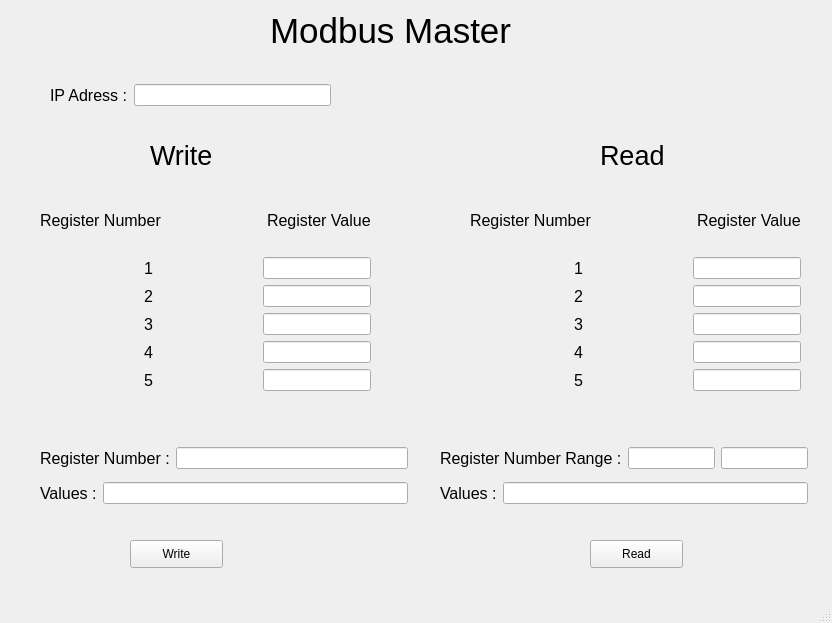
<?xml version="1.0" encoding="UTF-8"?>
<ui version="4.0">
 <class>MainWindow</class>
 <widget class="QMainWindow" name="MainWindow">
  <property name="geometry">
   <rect>
    <x>0</x>
    <y>0</y>
    <width>832</width>
    <height>623</height>
   </rect>
  </property>
  <property name="windowTitle">
   <string>MainWindow</string>
  </property>
  <widget class="QWidget" name="centralwidget">
   <widget class="QLabel" name="label">
    <property name="geometry">
     <rect>
      <x>270</x>
      <y>0</y>
      <width>291</width>
      <height>61</height>
     </rect>
    </property>
    <property name="font">
     <font>
      <pointsize>26</pointsize>
     </font>
    </property>
    <property name="text">
     <string>Modbus Master</string>
    </property>
   </widget>
   <widget class="QLabel" name="label_2">
    <property name="geometry">
     <rect>
      <x>150</x>
      <y>130</y>
      <width>161</width>
      <height>51</height>
     </rect>
    </property>
    <property name="font">
     <font>
      <pointsize>20</pointsize>
     </font>
    </property>
    <property name="text">
     <string>Write</string>
    </property>
   </widget>
   <widget class="QLabel" name="label_3">
    <property name="geometry">
     <rect>
      <x>600</x>
      <y>130</y>
      <width>91</width>
      <height>51</height>
     </rect>
    </property>
    <property name="font">
     <font>
      <pointsize>20</pointsize>
     </font>
    </property>
    <property name="text">
     <string>Read</string>
    </property>
   </widget>
   <widget class="QWidget" name="verticalLayoutWidget">
    <property name="geometry">
     <rect>
      <x>40</x>
      <y>190</y>
      <width>331</width>
      <height>201</height>
     </rect>
    </property>
    <layout class="QVBoxLayout" name="verticalLayout">
     <item>
      <layout class="QHBoxLayout" name="horizontalLayout_2">
       <item>
        <widget class="QLabel" name="label_4">
         <property name="font">
          <font>
           <pointsize>12</pointsize>
          </font>
         </property>
         <property name="text">
          <string>Register Number</string>
         </property>
        </widget>
       </item>
       <item>
        <spacer name="horizontalSpacer">
         <property name="orientation">
          <enum>Qt::Horizontal</enum>
         </property>
         <property name="sizeHint" stdset="0">
          <size>
           <width>40</width>
           <height>20</height>
          </size>
         </property>
        </spacer>
       </item>
       <item>
        <widget class="QLabel" name="label_5">
         <property name="font">
          <font>
           <pointsize>12</pointsize>
          </font>
         </property>
         <property name="text">
          <string>Register Value</string>
         </property>
        </widget>
       </item>
      </layout>
     </item>
     <item>
      <layout class="QHBoxLayout" name="horizontalLayout">
       <item>
        <spacer name="horizontalSpacer_13">
         <property name="orientation">
          <enum>Qt::Horizontal</enum>
         </property>
         <property name="sizeHint" stdset="0">
          <size>
           <width>40</width>
           <height>20</height>
          </size>
         </property>
        </spacer>
       </item>
       <item>
        <widget class="QLabel" name="label_6">
         <property name="font">
          <font>
           <pointsize>12</pointsize>
          </font>
         </property>
         <property name="text">
          <string>1</string>
         </property>
        </widget>
       </item>
       <item>
        <spacer name="horizontalSpacer_2">
         <property name="orientation">
          <enum>Qt::Horizontal</enum>
         </property>
         <property name="sizeHint" stdset="0">
          <size>
           <width>40</width>
           <height>20</height>
          </size>
         </property>
        </spacer>
       </item>
       <item>
        <widget class="QLineEdit" name="lne_wone"/>
       </item>
      </layout>
     </item>
     <item>
      <layout class="QHBoxLayout" name="horizontalLayout_3">
       <item>
        <spacer name="horizontalSpacer_14">
         <property name="orientation">
          <enum>Qt::Horizontal</enum>
         </property>
         <property name="sizeHint" stdset="0">
          <size>
           <width>40</width>
           <height>20</height>
          </size>
         </property>
        </spacer>
       </item>
       <item>
        <widget class="QLabel" name="label_7">
         <property name="font">
          <font>
           <pointsize>12</pointsize>
          </font>
         </property>
         <property name="text">
          <string>2</string>
         </property>
        </widget>
       </item>
       <item>
        <spacer name="horizontalSpacer_3">
         <property name="orientation">
          <enum>Qt::Horizontal</enum>
         </property>
         <property name="sizeHint" stdset="0">
          <size>
           <width>40</width>
           <height>20</height>
          </size>
         </property>
        </spacer>
       </item>
       <item>
        <widget class="QLineEdit" name="lne_wtwo"/>
       </item>
      </layout>
     </item>
     <item>
      <layout class="QHBoxLayout" name="horizontalLayout_4">
       <item>
        <spacer name="horizontalSpacer_15">
         <property name="orientation">
          <enum>Qt::Horizontal</enum>
         </property>
         <property name="sizeHint" stdset="0">
          <size>
           <width>40</width>
           <height>20</height>
          </size>
         </property>
        </spacer>
       </item>
       <item>
        <widget class="QLabel" name="label_8">
         <property name="font">
          <font>
           <pointsize>12</pointsize>
          </font>
         </property>
         <property name="text">
          <string>3</string>
         </property>
        </widget>
       </item>
       <item>
        <spacer name="horizontalSpacer_4">
         <property name="orientation">
          <enum>Qt::Horizontal</enum>
         </property>
         <property name="sizeHint" stdset="0">
          <size>
           <width>40</width>
           <height>20</height>
          </size>
         </property>
        </spacer>
       </item>
       <item>
        <widget class="QLineEdit" name="lne_wthree"/>
       </item>
      </layout>
     </item>
     <item>
      <layout class="QHBoxLayout" name="horizontalLayout_5">
       <item>
        <spacer name="horizontalSpacer_16">
         <property name="orientation">
          <enum>Qt::Horizontal</enum>
         </property>
         <property name="sizeHint" stdset="0">
          <size>
           <width>40</width>
           <height>20</height>
          </size>
         </property>
        </spacer>
       </item>
       <item>
        <widget class="QLabel" name="label_9">
         <property name="font">
          <font>
           <pointsize>12</pointsize>
          </font>
         </property>
         <property name="text">
          <string>4</string>
         </property>
        </widget>
       </item>
       <item>
        <spacer name="horizontalSpacer_5">
         <property name="orientation">
          <enum>Qt::Horizontal</enum>
         </property>
         <property name="sizeHint" stdset="0">
          <size>
           <width>40</width>
           <height>20</height>
          </size>
         </property>
        </spacer>
       </item>
       <item>
        <widget class="QLineEdit" name="lne_wfour"/>
       </item>
      </layout>
     </item>
     <item>
      <layout class="QHBoxLayout" name="horizontalLayout_12">
       <item>
        <spacer name="horizontalSpacer_17">
         <property name="orientation">
          <enum>Qt::Horizontal</enum>
         </property>
         <property name="sizeHint" stdset="0">
          <size>
           <width>40</width>
           <height>20</height>
          </size>
         </property>
        </spacer>
       </item>
       <item>
        <widget class="QLabel" name="label_17">
         <property name="font">
          <font>
           <pointsize>12</pointsize>
          </font>
         </property>
         <property name="text">
          <string>5</string>
         </property>
        </widget>
       </item>
       <item>
        <spacer name="horizontalSpacer_11">
         <property name="orientation">
          <enum>Qt::Horizontal</enum>
         </property>
         <property name="sizeHint" stdset="0">
          <size>
           <width>40</width>
           <height>20</height>
          </size>
         </property>
        </spacer>
       </item>
       <item>
        <widget class="QLineEdit" name="lne_wfive"/>
       </item>
      </layout>
     </item>
    </layout>
   </widget>
   <widget class="QWidget" name="horizontalLayoutWidget_6">
    <property name="geometry">
     <rect>
      <x>50</x>
      <y>70</y>
      <width>281</width>
      <height>51</height>
     </rect>
    </property>
    <layout class="QHBoxLayout" name="horizontalLayout_11">
     <item>
      <widget class="QLabel" name="label_16">
       <property name="font">
        <font>
         <pointsize>12</pointsize>
        </font>
       </property>
       <property name="text">
        <string>IP Adress :</string>
       </property>
      </widget>
     </item>
     <item>
      <widget class="QLineEdit" name="lne_ip"/>
     </item>
    </layout>
   </widget>
   <widget class="QPushButton" name="btn_write">
    <property name="geometry">
     <rect>
      <x>130</x>
      <y>540</y>
      <width>93</width>
      <height>28</height>
     </rect>
    </property>
    <property name="text">
     <string>Write</string>
    </property>
   </widget>
   <widget class="QPushButton" name="btn_read">
    <property name="geometry">
     <rect>
      <x>590</x>
      <y>540</y>
      <width>93</width>
      <height>28</height>
     </rect>
    </property>
    <property name="text">
     <string>Read</string>
    </property>
   </widget>
   <widget class="QWidget" name="verticalLayoutWidget_3">
    <property name="geometry">
     <rect>
      <x>40</x>
      <y>440</y>
      <width>368</width>
      <height>71</height>
     </rect>
    </property>
    <layout class="QVBoxLayout" name="verticalLayout_3">
     <item>
      <layout class="QHBoxLayout" name="horizontalLayout_14">
       <item>
        <widget class="QLabel" name="label_19">
         <property name="font">
          <font>
           <pointsize>12</pointsize>
          </font>
         </property>
         <property name="text">
          <string>Register Number :</string>
         </property>
        </widget>
       </item>
       <item>
        <widget class="QLineEdit" name="lne_customwritenum"/>
       </item>
      </layout>
     </item>
     <item>
      <layout class="QHBoxLayout" name="horizontalLayout_15">
       <item>
        <widget class="QLabel" name="label_21">
         <property name="font">
          <font>
           <pointsize>12</pointsize>
          </font>
         </property>
         <property name="text">
          <string>Values :</string>
         </property>
        </widget>
       </item>
       <item>
        <widget class="QLineEdit" name="lne_customwritevalue"/>
       </item>
      </layout>
     </item>
    </layout>
   </widget>
   <widget class="QWidget" name="verticalLayoutWidget_4">
    <property name="geometry">
     <rect>
      <x>470</x>
      <y>190</y>
      <width>331</width>
      <height>201</height>
     </rect>
    </property>
    <layout class="QVBoxLayout" name="verticalLayout_4">
     <item>
      <layout class="QHBoxLayout" name="horizontalLayout_16">
       <item>
        <widget class="QLabel" name="label_20">
         <property name="font">
          <font>
           <pointsize>12</pointsize>
          </font>
         </property>
         <property name="text">
          <string>Register Number</string>
         </property>
        </widget>
       </item>
       <item>
        <spacer name="horizontalSpacer_19">
         <property name="orientation">
          <enum>Qt::Horizontal</enum>
         </property>
         <property name="sizeHint" stdset="0">
          <size>
           <width>40</width>
           <height>20</height>
          </size>
         </property>
        </spacer>
       </item>
       <item>
        <widget class="QLabel" name="label_22">
         <property name="font">
          <font>
           <pointsize>12</pointsize>
          </font>
         </property>
         <property name="text">
          <string>Register Value</string>
         </property>
        </widget>
       </item>
      </layout>
     </item>
     <item>
      <layout class="QHBoxLayout" name="horizontalLayout_17">
       <item>
        <spacer name="horizontalSpacer_20">
         <property name="orientation">
          <enum>Qt::Horizontal</enum>
         </property>
         <property name="sizeHint" stdset="0">
          <size>
           <width>40</width>
           <height>20</height>
          </size>
         </property>
        </spacer>
       </item>
       <item>
        <widget class="QLabel" name="label_23">
         <property name="font">
          <font>
           <pointsize>12</pointsize>
          </font>
         </property>
         <property name="text">
          <string>1</string>
         </property>
        </widget>
       </item>
       <item>
        <spacer name="horizontalSpacer_21">
         <property name="orientation">
          <enum>Qt::Horizontal</enum>
         </property>
         <property name="sizeHint" stdset="0">
          <size>
           <width>40</width>
           <height>20</height>
          </size>
         </property>
        </spacer>
       </item>
       <item>
        <widget class="QLineEdit" name="lne_rone"/>
       </item>
      </layout>
     </item>
     <item>
      <layout class="QHBoxLayout" name="horizontalLayout_18">
       <item>
        <spacer name="horizontalSpacer_22">
         <property name="orientation">
          <enum>Qt::Horizontal</enum>
         </property>
         <property name="sizeHint" stdset="0">
          <size>
           <width>40</width>
           <height>20</height>
          </size>
         </property>
        </spacer>
       </item>
       <item>
        <widget class="QLabel" name="label_24">
         <property name="font">
          <font>
           <pointsize>12</pointsize>
          </font>
         </property>
         <property name="text">
          <string>2</string>
         </property>
        </widget>
       </item>
       <item>
        <spacer name="horizontalSpacer_23">
         <property name="orientation">
          <enum>Qt::Horizontal</enum>
         </property>
         <property name="sizeHint" stdset="0">
          <size>
           <width>40</width>
           <height>20</height>
          </size>
         </property>
        </spacer>
       </item>
       <item>
        <widget class="QLineEdit" name="lne_rtwo"/>
       </item>
      </layout>
     </item>
     <item>
      <layout class="QHBoxLayout" name="horizontalLayout_19">
       <item>
        <spacer name="horizontalSpacer_24">
         <property name="orientation">
          <enum>Qt::Horizontal</enum>
         </property>
         <property name="sizeHint" stdset="0">
          <size>
           <width>40</width>
           <height>20</height>
          </size>
         </property>
        </spacer>
       </item>
       <item>
        <widget class="QLabel" name="label_25">
         <property name="font">
          <font>
           <pointsize>12</pointsize>
          </font>
         </property>
         <property name="text">
          <string>3</string>
         </property>
        </widget>
       </item>
       <item>
        <spacer name="horizontalSpacer_25">
         <property name="orientation">
          <enum>Qt::Horizontal</enum>
         </property>
         <property name="sizeHint" stdset="0">
          <size>
           <width>40</width>
           <height>20</height>
          </size>
         </property>
        </spacer>
       </item>
       <item>
        <widget class="QLineEdit" name="lne_rthree"/>
       </item>
      </layout>
     </item>
     <item>
      <layout class="QHBoxLayout" name="horizontalLayout_20">
       <item>
        <spacer name="horizontalSpacer_26">
         <property name="orientation">
          <enum>Qt::Horizontal</enum>
         </property>
         <property name="sizeHint" stdset="0">
          <size>
           <width>40</width>
           <height>20</height>
          </size>
         </property>
        </spacer>
       </item>
       <item>
        <widget class="QLabel" name="label_26">
         <property name="font">
          <font>
           <pointsize>12</pointsize>
          </font>
         </property>
         <property name="text">
          <string>4</string>
         </property>
        </widget>
       </item>
       <item>
        <spacer name="horizontalSpacer_27">
         <property name="orientation">
          <enum>Qt::Horizontal</enum>
         </property>
         <property name="sizeHint" stdset="0">
          <size>
           <width>40</width>
           <height>20</height>
          </size>
         </property>
        </spacer>
       </item>
       <item>
        <widget class="QLineEdit" name="lne_rfour"/>
       </item>
      </layout>
     </item>
     <item>
      <layout class="QHBoxLayout" name="horizontalLayout_21">
       <item>
        <spacer name="horizontalSpacer_28">
         <property name="orientation">
          <enum>Qt::Horizontal</enum>
         </property>
         <property name="sizeHint" stdset="0">
          <size>
           <width>40</width>
           <height>20</height>
          </size>
         </property>
        </spacer>
       </item>
       <item>
        <widget class="QLabel" name="label_27">
         <property name="font">
          <font>
           <pointsize>12</pointsize>
          </font>
         </property>
         <property name="text">
          <string>5</string>
         </property>
        </widget>
       </item>
       <item>
        <spacer name="horizontalSpacer_29">
         <property name="orientation">
          <enum>Qt::Horizontal</enum>
         </property>
         <property name="sizeHint" stdset="0">
          <size>
           <width>40</width>
           <height>20</height>
          </size>
         </property>
        </spacer>
       </item>
       <item>
        <widget class="QLineEdit" name="lne_rfive"/>
       </item>
      </layout>
     </item>
    </layout>
   </widget>
   <widget class="QWidget" name="verticalLayoutWidget_5">
    <property name="geometry">
     <rect>
      <x>440</x>
      <y>440</y>
      <width>368</width>
      <height>71</height>
     </rect>
    </property>
    <layout class="QVBoxLayout" name="verticalLayout_5">
     <item>
      <layout class="QHBoxLayout" name="horizontalLayout_22">
       <item>
        <widget class="QLabel" name="label_28">
         <property name="font">
          <font>
           <pointsize>12</pointsize>
          </font>
         </property>
         <property name="text">
          <string>Register Number Range :</string>
         </property>
        </widget>
       </item>
       <item>
        <widget class="QLineEdit" name="lne_customreadnum1"/>
       </item>
       <item>
        <widget class="QLineEdit" name="lne_customreadnum2"/>
       </item>
      </layout>
     </item>
     <item>
      <layout class="QHBoxLayout" name="horizontalLayout_23">
       <item>
        <widget class="QLabel" name="label_29">
         <property name="font">
          <font>
           <pointsize>12</pointsize>
          </font>
         </property>
         <property name="text">
          <string>Values :</string>
         </property>
        </widget>
       </item>
       <item>
        <widget class="QLineEdit" name="lne_customreadvalue">
         <property name="readOnly">
          <bool>true</bool>
         </property>
        </widget>
       </item>
      </layout>
     </item>
    </layout>
   </widget>
  </widget>
  <widget class="QMenuBar" name="menubar">
   <property name="geometry">
    <rect>
     <x>0</x>
     <y>0</y>
     <width>832</width>
     <height>26</height>
    </rect>
   </property>
  </widget>
  <widget class="QStatusBar" name="statusbar"/>
 </widget>
 <resources/>
 <connections/>
</ui>
